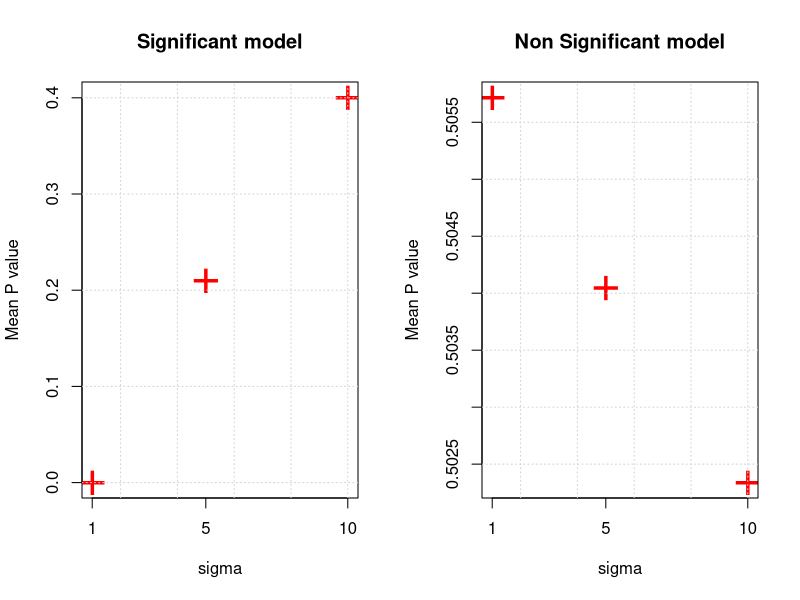
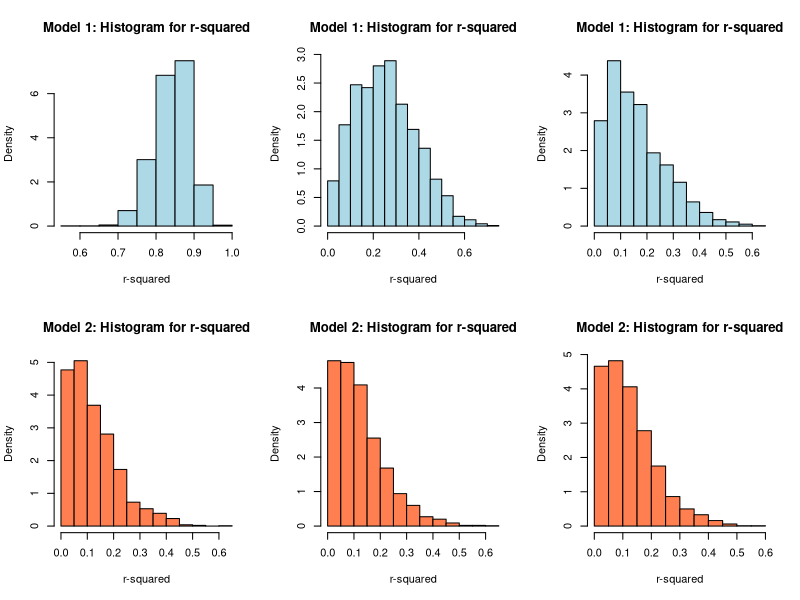
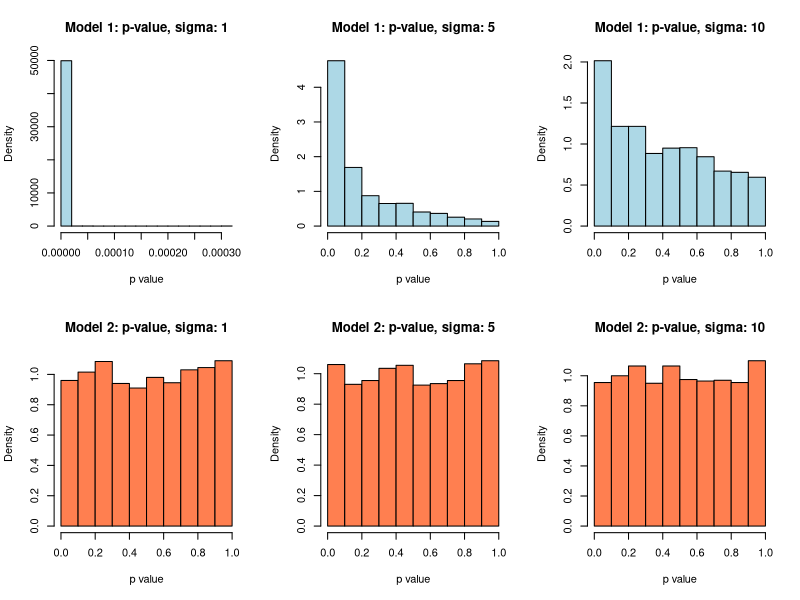
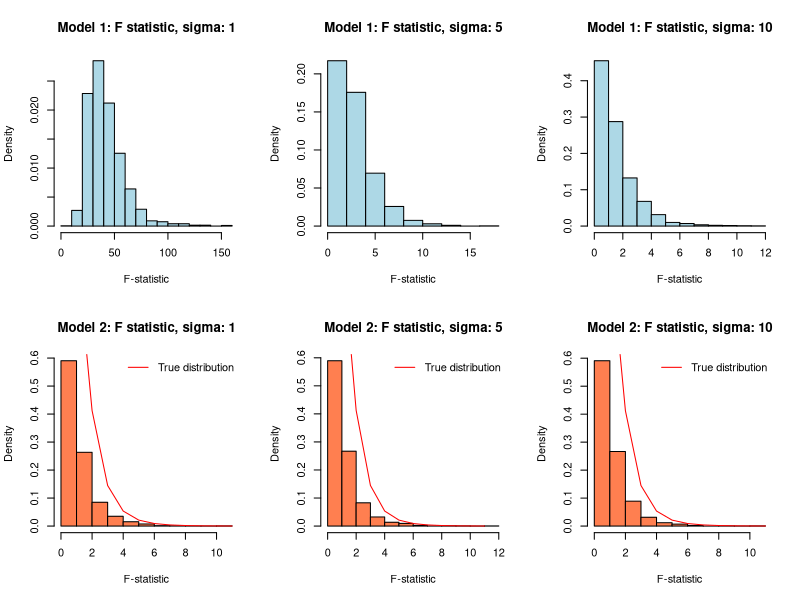

Reproduce these figures in R, in order. (Note: this script raises an error after producing the figures.)
## ---- chunk 1
options(scipen = 1, digits = 4, width = 80)
library(knitr)
opts_chunk$set(cache = TRUE, autodep = TRUE)
## ---- chunk 2

#set the  seed
birthday = 19771212
set.seed(birthday)

#Read in the data
df1 = read.csv("study_1.csv")

#No of simulations
m = 2000

# No of observations
n = nrow(df1)

#No of parameters of the significant model
p = 4

#Function to Simulate MLR
sim_mlr = function(df, betas, sigma) {
  n = nrow(df)
  X = cbind(x0 = rep(1, n), as.matrix(df[-1]))
  epsilon = rnorm(n, mean = 0, sd = sigma)
  Y = X %*% betas + epsilon
  df["y"] = Y
  return(df)
}

#Sigmas to be simulated
sigmas = c(1, 5, 10)

#Model 1 - significant model betas
betas1 = c(3, 1, 1, 1)

#Initialize matrices to store results for model 1
f_stat_1 = matrix(0, m, length(sigmas))
p_val_1 =  matrix(0, m, length(sigmas))
r_squared_1 = matrix(0, m, length(sigmas))


#Simulate MLR 2000 times for each sigma and store results in a matrix.
for (j in 1:length(sigmas))
{
  for (i in 1:m)
  {
    #Simulate MLR
    df1 = sim_mlr(df1, betas1, sigmas[j])
    
    # Fit the model and store its summary
    model_fitted_sum = summary(lm(y ~ x1 + x2 + x3, data = df1))
    
    #Store f statistic, r squared and p value for this simulation
    f_stat_1[i, j] = model_fitted_sum$fstatistic["value"]
    r_squared_1[i, j] = model_fitted_sum$r.squared
    p_val_1[i, j] = pf(f_stat_1[i, j], p - 1, n - p, lower.tail = FALSE)
  }
}  

## ---- chunk 3
#Model 2

#Read in the data
df1 = read.csv("study_1.csv")

#No of simulations
m = 2000

# No of observations
n = nrow(df1)

#No of parameters of the significant model
p = 4

#Sigmas to be simulated
sigmas = c(1, 5, 10)

#betas
betas = c(3,0,0,0)

#Initialize matrices to store results for model 2
f_stat_2 = matrix(0, m, length(sigmas))
p_val_2 =  matrix(0, m, length(sigmas))
r_squared_2 = matrix(0, m, length(sigmas))

#Simulate MLR for each sigma and store results
for(j in 1:length(sigmas))
{  
  for (i in 1:m)
  {
    df1 = sim_mlr(df1,betas,sigmas[j])
    model_fitted_sum = summary(lm(y ~ x1+x2+x3, data = df1) )
    f_stat_2[i,j] = model_fitted_sum$fstatistic["value"]
    r_squared_2[i,j]= model_fitted_sum$r.squared
    p_val_2[i,j] = pf(f_stat_2[i,j],p-1,n-p,lower.tail = FALSE)
  }
}  


## ---- chunk 4
library(knitr)

# Store the value in data frame for model 1
model1.table = rbind( colMeans(p_val_1), colMeans(f_stat_1), colMeans(r_squared_1))
colnames(model1.table) = c("sigma = 1","sigma = 5", "sigma = 10")
rownames(model1.table) = c("P value mean ","F-statistic mean", "R squared mean")

# Store the value in data frame for model 2
model2.table = rbind( colMeans(p_val_2), colMeans(f_stat_2), colMeans(r_squared_2))
colnames(model2.table) = c("sigma = 1","sigma = 5", "sigma = 10")
rownames(model2.table) = c("P value mean ","F-statistic mean", "R squared mean")



## ---- chunk 5
par(mfrow=c(1,2))

plot( y = colMeans(p_val_1), x = sigmas,  xlab = "sigma", ylab ="Mean P value", cex =3,pch ="+", main ="Significant model" ,lty = 1, col ="red",xaxt='n' )
axis(1,at=sigmas)
grid()

plot( y = colMeans(p_val_2), x = sigmas,  xlab = "sigma", ylab ="Mean P value", cex =3,pch ="+", main ="Non Significant model" ,lty = 1, col ="red",xaxt='n' )
axis(1,at=sigmas)
grid()
## ---- chunk 6
par(mfrow=c(2,3))

for (i in 1:3)
{
  hist(r_squared_1[,i],freq = FALSE, main = "Model 1: Histogram for r-squared",col ="light blue", xlab = "r-squared")
}

for (i in 1:3)
{
  hist(r_squared_2[,i],freq = FALSE, main = "Model 2: Histogram for r-squared",col ="coral", xlab = "r-squared")
}
## ---- chunk 7
par(mfrow=c(2,3))

for (i in 1:3)
{
  title = paste("Model 1: p-value, sigma:",  sigmas[i])

  hist(p_val_1[,i],freq = FALSE, main = title, col ="light blue",xlab = "p value")
}

for (i in 1:3)
{
  title = paste("Model 2: p-value, sigma:",  sigmas[i])

  hist(p_val_2[,i],freq = FALSE, main = title,xlab = "p value", col = "coral")
}

## ---- chunk 8

par(mfrow=c(2,3))

for (i in 1:3)
{
  title = paste("Model 1: F statistic, sigma:",  sigmas[i])
  hist(f_stat_1[,i],freq = FALSE, col = "light blue", main = title, xlab = "F-statistic" )
}

for (i in 1:3)
{
  title = paste("Model 2: F statistic, sigma:",  sigmas[i])
  hist(f_stat_2[,i],freq = FALSE, main = title,col = "coral", xlab = "F-statistic")
  lines(pf(0:10,df1 = p-1, df2 = n-p,lower.tail = FALSE), col = "red")
  legend("topright", 
       c("True distribution"), 
       lty=c(1), 
       col=c("red"), 
       bty = "n")
}



## ---- chunk 9
df1 = read.csv("study_2.csv")
#No of simulations
m = 500
library(knitr)
set.seed(19771212)
## ---- chunk 10
#Function to Simulate MLR
sim_mlr = function(df, betas, sigma) {
  n = nrow(df)
  X = cbind(x0= rep(1,n), as.matrix(df[2:7]))
  epsilon = rnorm(n, mean = 0, sd = sigma)
  Y = X %*% betas + epsilon
  df["y"] = Y
  return(df)
}

## ---- chunk 11
#Function to calculate and return training RMSE and test RMSE for a model
evaluate_model <-function(fitted_model,train_data, test_data)
{

 rmse_train = sqrt(mean(fitted_model$residuals^2))
  
 new_data1 = test_data[,names(fitted_model$model)][-1]
 
 y_test_pred = predict(fitted_model, newdata = new_data1) 

 residual_test =   as.vector(y_test_pred - as.vector(test_data["y"]))[,1]

 rmse_test  = sqrt(mean(residual_test^2))
  
 result = c(rmse_train, rmse_test)

}
## ---- chunk 12
#Function to simulate a run for a given sigma and beta
simulate_run <-function(df, betas, sigma, num_sim = 1000 )
{

 min_count = rep(0,9)
 
 result_train = matrix(0, 9, num_sim)
 result_test = matrix(0, 9, num_sim)

 #Create the model
 response = "y"
 predictors = c("x1","x2","x3","x4","x5","x6","x7","x8","x9") 
 
 #Run 1000 simulations
 for(q in 1:num_sim)
 {
  #Simulate MLR
  df = sim_mlr(df,betas,sigma)
  
  #Split training and test data
  trn_idx = sample(1:nrow(df), 250)
  tst_idx = setdiff(1:nrow(df), trn_idx)
  trn_data = df[trn_idx,]
  tst_data  = df[tst_idx,]
  
  #initialize test RMSE to a large value
  min_model = 10^6

  #Run linear regression on 9 models, evaluate and store RMSE  for test and training data
  for(model_num  in 1:9)
  {
    f = as.formula(paste (response, paste(predictors[1:model_num],collapse = "+"),sep = "~")) 
    #print(f)
    
    #Fit the model and find test and train RMSE
    model_true = lm(f ,data = df)
    result = evaluate_model(model_true,trn_data,tst_data)
    result_train[model_num,q] = result[1]
    result_test[model_num,q] = result[2]
    
    #Compare test RMSE with best so far
    min_model = min(min_model, result[2])
    
    #update the best model based on test RMSE
    if (min_model == result[2])
    {
      best_model_idx = model_num
      
    }
  } 
  
  #update the count of best model
  min_count[best_model_idx] = min_count[best_model_idx] + 1
 }
 
 result = list(rowMeans(result_train), rowMeans(result_test), min_count) 
 
 names(result) = c("train_rmse", "test_rmse", "counts")
 return (result )

}  

## ---- chunk 13
#sigmas to be simulated
sigmas = c(1,2,4)

#Model betas
betas1 = c(0,3,-4,1.6,-1.1,0.7,0.5)


#Run simualtion for 3 different sigmas
result_sigma1 =  simulate_run(df = df1, betas = betas1, sigma = sigmas[1], num_sim = 1000 )
    
result_sigma2 =  simulate_run(df = df1, betas = betas1, sigma = sigmas[2], num_sim = 1000 )

result_sigma4 =  simulate_run(df = df1, betas = betas1, sigma = sigmas[3], num_sim = 1000 )


## ---- chunk 14


plot(result_sigma1$counts, ylab = "No of times the model is best",xlab = "model number",main = "Best Count vs model number (sigma = 1)",pch = 15, col = "red")
grid(nx = 8) 
axis(side = 1, at = 1:9)

plot(result_sigma2$counts, ylab = "No of times the model is best",xlab = "model number",main = "Best Count vs model number (sigma = 2)",pch = 15, col = "red")
grid(nx = 8) 

axis(side = 1, at = 1:9)
plot(result_sigma4$counts, ylab = "No of times the model is best",xlab = "model number",main = "Best Count vs model number (sigma = 4)",pch = 15, col = "red")
axis(side = 1, at = 1:9)
grid(nx = 8) 

## ---- chunk 15
#par(mfrow=c(1,3))

plot(result_sigma1$train_rmse,pch = 15, col = "red",main = "Mean RMSE vs model number , sigma = 1", xlab = "model number", ylab = " RMSE")
points(result_sigma1$test_rmse, col = "blue", pch = 4)
legend("topright", 
       c("Train RMSE", "Test RMSE"), 
       pch =c(15,4), 
       col=c("red", "blue"), 
       bty = "n")

grid(nx = 8) 
axis(side = 1, at = 1:9)

plot(result_sigma2$train_rmse,pch = 15, col = "red",main = "Mean RMSE vs model number, sigma = 2", xlab = "model number", ylab = " RMSE")

points(result_sigma2$test_rmse, col = "blue", pch = 4)
legend("topright", 
       c("Train RMSE", "Test RMSE"), 
       pch =c(15,4), 
       col=c("red", "blue"), 
       bty = "n")

grid(nx = 8) 
axis(side = 1, at = 1:9)

plot(result_sigma4$train_rmse,pch = 15, col = "red",main = " Mean RMSE vs model number, sigma = 4",xlab = "model number", ylab = " RMSE")
points(result_sigma4$test_rmse, col = "blue", pch = 4)
legend("topright", 
       c("Train RMSE", "Test RMSE"), 
       pch =c(15,4), 
       col=c("red", "blue"), 
       bty = "n")
grid(nx = 8) 
axis(side = 1, at = 1:9)


## ---- chunk 16
#Function to Simulate SLR
sim_slr = function(x, beta_0 , beta_1, sigma) {
  n = length(x)
  epsilon = rnorm(n, mean = 0, sd = sigma)
  y = beta_0 + beta_1 * x + epsilon
  data.frame(predictor = x, response = y)
}


beta1_list = seq(from = -2, to = 2, by = .1)

sigmas = c(1,2,4)
alpha = 0.05
sample_list  = c(10,20,40)
num_sim = 1000

results <- array(rep(0, length(sample_list)*length(sigmas)*length(beta1_list)), dim=c(length(beta1_list), length(sigmas), length(sample_list)))

## ---- chunk 17
for(beta1_idx in 1:length(beta1_list))
{
  #cat("beta1_idx:", beta1_idx, "beta1_list",beta1_list[beta1_idx], "\n")
  for(sigma_idx in 1:length(sigmas))
  {
    for(n_idx in 1:length(sample_list))
    {
      x_values = seq(0, 5, length = sample_list[n_idx])
      null_rej_count  = 0 
      for(i in 1:num_sim)
      {
        df1 = sim_slr(x_values,0,beta1_list[beta1_idx],sigmas[sigma_idx])
        model_sum = summary(lm(predictor~response, data = df1))
        p_val = model_sum$coefficients["response","Pr(>|t|)"]
        #print(p_val)
        if(p_val < alpha)
        {
          null_rej_count =  null_rej_count +1
          #cat("null reject_count", null_rej_count,"\n")
        }
      }    
      results[beta1_idx,sigma_idx,n_idx] = null_rej_count/num_sim
    }
  }
}  


## ---- chunk 18
# beta, sigma, n
for(sigma_idx in 1:length(sigmas))
{
  title = paste("Power curve with sigma =",sigmas[sigma_idx]) 
  plot(results[,sigma_idx,1], x=beta1_list, type = "l", col = "green", main = title, ylab = "Power", xlab = "beta1")
  lines(results[,sigma_idx,2], type = "l", x = beta1_list, col = "red")
  lines(results[,sigma_idx,3], type = "l", x= beta1_list, col = "blue")
  grid() 
  legend("bottomright", 
       c("n = 10", "n = 20","n = 40"), 
       lty=c(1),  
       col=c("green", "red", "blue")
       )
}  

## ---- chunk 19
beta1_list[c(TRUE, FALSE)]
beta1_list
## ---- chunk 20
results[,1,1]
